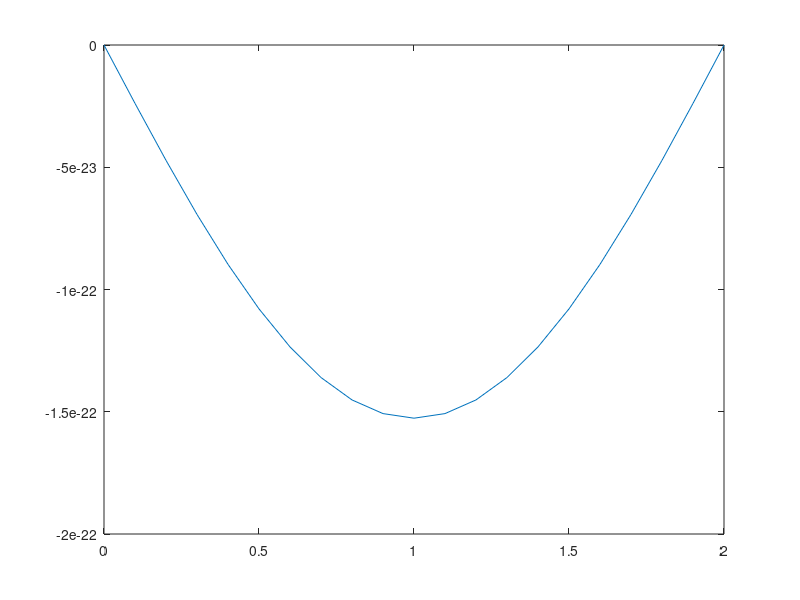

The MATLAB script that drew this image:
% Initialize Data
% Length of Rod, Time Interval
% Number of Points in Space, Number of Time Steps

L=2;
T=10;
k=2;
N=10;
M=50;
% dx=L/N;
% dt=T/M;
dx = .1;
dt = .001;
N=L/dx;
M=T/dt;


alpha=k*dt/dx^2;
% Position
for i=1:N+1
    x(i)=(i-1)*dx;
end
% Initial Condition
for i=1:N+1
    u0(i)=cos(pi*x(i));
end
% Partial Difference Equation (Numerical Scheme)
for j=1:M
    for i=2:N
        u1(i)=u0(i)+alpha*(u0(i+1)-2*u0(i)+u0(i-1));
    end
    u1(1)=0;
    u1(N+1)=0;
    u0=u1;
end

% Plot solution
plot(x, u1);
